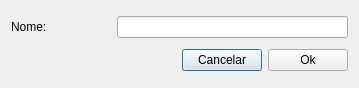
<?xml version="1.0" encoding="UTF-8"?>
<ui version="4.0">
 <class>Dialog</class>
 <widget class="QDialog" name="Dialog">
  <property name="geometry">
   <rect>
    <x>0</x>
    <y>0</y>
    <width>359</width>
    <height>88</height>
   </rect>
  </property>
  <property name="windowTitle">
   <string>Adicionar Grupo de Insumos</string>
  </property>
  <layout class="QGridLayout" name="gridLayout">
   <item row="1" column="0">
    <layout class="QHBoxLayout" name="horizontalLayout">
     <item>
      <spacer name="horizontalSpacer">
       <property name="orientation">
        <enum>Qt::Horizontal</enum>
       </property>
       <property name="sizeHint" stdset="0">
        <size>
         <width>270</width>
         <height>20</height>
        </size>
       </property>
      </spacer>
     </item>
     <item>
      <widget class="QPushButton" name="cancelBtn">
       <property name="text">
        <string>Cancelar</string>
       </property>
      </widget>
     </item>
     <item>
      <widget class="QPushButton" name="okBtn">
       <property name="sizePolicy">
        <sizepolicy hsizetype="Minimum" vsizetype="Fixed">
         <horstretch>0</horstretch>
         <verstretch>0</verstretch>
        </sizepolicy>
       </property>
       <property name="text">
        <string>Ok</string>
       </property>
      </widget>
     </item>
    </layout>
   </item>
   <item row="0" column="0">
    <layout class="QHBoxLayout" name="horizontalLayout_3">
     <item>
      <widget class="QLabel" name="label">
       <property name="sizePolicy">
        <sizepolicy hsizetype="Fixed" vsizetype="Preferred">
         <horstretch>0</horstretch>
         <verstretch>0</verstretch>
        </sizepolicy>
       </property>
       <property name="minimumSize">
        <size>
         <width>100</width>
         <height>0</height>
        </size>
       </property>
       <property name="maximumSize">
        <size>
         <width>100</width>
         <height>16777215</height>
        </size>
       </property>
       <property name="text">
        <string>Nome:</string>
       </property>
      </widget>
     </item>
     <item>
      <widget class="QLineEdit" name="nameLe"/>
     </item>
    </layout>
   </item>
  </layout>
 </widget>
 <tabstops>
  <tabstop>nameLe</tabstop>
  <tabstop>cancelBtn</tabstop>
  <tabstop>okBtn</tabstop>
 </tabstops>
 <resources/>
 <connections/>
</ui>
